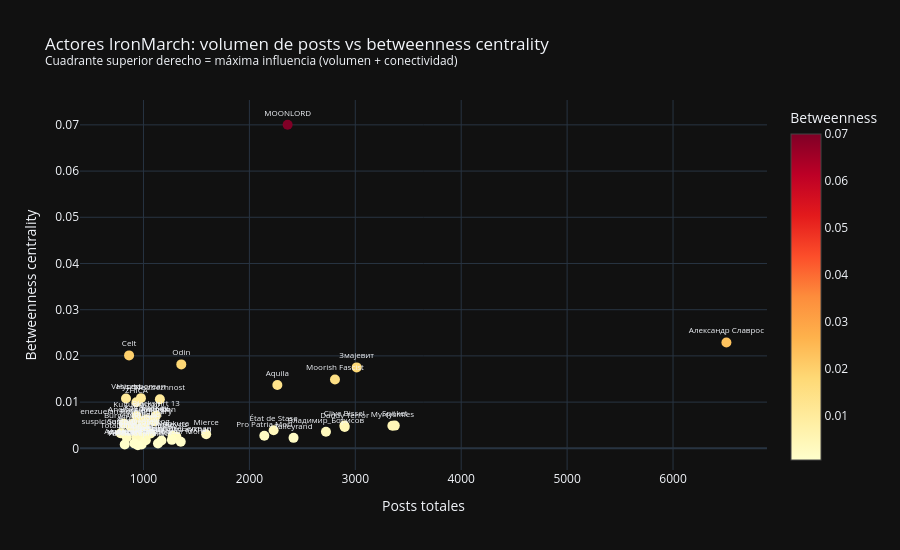

Here is the notebook cell this chart was saved with:
### Code cell
# Visualización: scatter de volumen vs betweenness (los dos ejes de influencia)
if len(actors_table) > 0 and 'betweenness_public' in actors_table.columns:
    plot_df = actors_table.dropna(subset=['betweenness_public']).nlargest(50, 'post_count')

    fig = go.Figure(go.Scatter(
        x=plot_df['post_count'],
        y=plot_df['betweenness_public'],
        mode='markers+text',
        marker=dict(
            size=10,
            color=plot_df['betweenness_public'],
            colorscale='YlOrRd',
            showscale=True,
            colorbar=dict(title='Betweenness'),
        ),
        text=plot_df['username'].fillna('').astype(str),
        textposition='top center',
        textfont=dict(size=8),
        hovertext=plot_df.apply(
            lambda r: f"{r.get('username','')}<br>Posts: {r['post_count']:,}<br>Btw: {r['betweenness_public']:.4f}",
            axis=1
        ),
        hoverinfo='text',
    ))
    fig.update_layout(
        title='Actores IronMarch: volumen de posts vs betweenness centrality<br>'
              '<sup>Cuadrante superior derecho = máxima influencia (volumen + conectividad)</sup>',
        xaxis_title='Posts totales',
        yaxis_title='Betweenness centrality',
        template='plotly_dark',
        height=550,
    )
    fig.show()

### Figure 1 — Plotly figure (JSON) as saved in the notebook; plotly's stock layout.template omitted (floating-point values rounded to 4 significant figures)
{"data": [{"hoverinfo": "text", "hovertext": ["Александр Славрос<br>Posts: 6,504<br>Btw: 0.0229", "Spöket<br>Posts: 3,373<br>Btw: 0.0049", "Myrrysmies<br>Posts: 3,350<br>Btw: 0.0049", "Змајевит<br>Posts: 3,013<br>Btw: 0.0175", "Daddy Terror<br>Posts: 2,900<br>Btw: 0.0046", "Clive Bissel<br>Posts: 2,897<br>Btw: 0.0049", "Moorish Fascist<br>Posts: 2,808<br>Btw: 0.0149", "Владимир_Борисов<br>Posts: 2,723<br>Btw: 0.0036", "Talleyrand<br>Posts: 2,417<br>Btw: 0.0023", "MOONLORD<br>Posts: 2,361<br>Btw: 0.0700", "Aquila<br>Posts: 2,264<br>Btw: 0.0137", "État de Stase<br>Posts: 2,229<br>Btw: 0.0039", "Pro Patria Mori<br>Posts: 2,141<br>Btw: 0.0027", "Mierce<br>Posts: 1,592<br>Btw: 0.0030", "Odin<br>Posts: 1,357<br>Btw: 0.0182", "mengligiraykhan<br>Posts: 1,352<br>Btw: 0.0014", "Raycis<br>Posts: 1,311<br>Btw: 0.0025", "Vinokura<br>Posts: 1,275<br>Btw: 0.0028", "HermannTheGerman<br>Posts: 1,268<br>Btw: 0.0018", "PhalNat<br>Posts: 1,170<br>Btw: 0.0017", "Neizbezhnost<br>Posts: 1,155<br>Btw: 0.0106", "Loved I Not Honour More<br>Posts: 1,137<br>Btw: 0.0010", "Blackshirt 13<br>Posts: 1,118<br>Btw: 0.0071", "Palmer<br>Posts: 1,102<br>Btw: 0.0058", "Богатырь<br>Posts: 1,083<br>Btw: 0.0061", "De Hertog<br>Posts: 1,067<br>Btw: 0.0032", "Kay Kay Kay<br>Posts: 1,028<br>Btw: 0.0063", "Bear<br>Posts: 1,022<br>Btw: 0.0018", "NotEqual<br>Posts: 1,012<br>Btw: 0.0047", "linkingdeath<br>Posts: 1,006<br>Btw: 0.0024", "Another American<br>Posts: 986<br>Btw: 0.0058", "Woman in Black<br>Posts: 983<br>Btw: 0.0009", "Torquemada<br>Posts: 977<br>Btw: 0.0014", "Hyperborean<br>Posts: 976<br>Btw: 0.0109", "AlbaNuadh<br>Posts: 959<br>Btw: 0.0041", "FascistCapitalist<br>Posts: 947<br>Btw: 0.0007", "TotalitarianSocialist<br>Posts: 935<br>Btw: 0.0024", "Kulturkampf<br>Posts: 935<br>Btw: 0.0070", "ZHICA<br>Posts: 933<br>Btw: 0.0100", "Blackshirt<br>Posts: 932<br>Btw: 0.0031", "AmericanFascist<br>Posts: 914<br>Btw: 0.0010", "Rintrah<br>Posts: 897<br>Btw: 0.0053", "Burgermeister<br>Posts: 880<br>Btw: 0.0046", "Celt<br>Posts: 864<br>Btw: 0.0201", "kllш<br>Posts: 843<br>Btw: 0.0024", "Vasiszta<br>Posts: 835<br>Btw: 0.0108", "Mortimer<br>Posts: 823<br>Btw: 0.0008", "Venezuelan Revolutionary<br>Posts: 814<br>Btw: 0.0053", "Sammy<br>Posts: 792<br>Btw: 0.0033", "suspiciouscelerystalk<br>Posts: 784<br>Btw: 0.0033"], "marker": {"color": [0.02291, 0.004918, 0.004868, 0.01751, 0.0046, 0.004928, 0.01488, 0.00357, 0.002264, 0.07003, 0.01369, 0.003903, 0.002719, 0.00304, 0.01816, 0.001428, 0.002511, 0.002767, 0.001828, 0.00168, 0.01062, 0.001042, 0.00708, 0.005789, 0.006124, 0.003195, 0.006261, 0.001759, 0.004719, 0.00242, 0.005795, 0.0008519, 0.001439, 0.01085, 0.00413, 0.0006626, 0.002439, 0.006978, 0.009965, 0.003054, 0.001036, 0.005335, 0.004599, 0.02011, 0.002352, 0.01078, 0.0008092, 0.005343, 0.003273, 0.003273], "colorbar": {"title": {"text": "Betweenness"}}, "colorscale": [[0.0, "rgb(255,255,204)"], [0.125, "rgb(255,237,160)"], [0.25, "rgb(254,217,118)"], [0.375, "rgb(254,178,76)"], [0.5, "rgb(253,141,60)"], [0.625, "rgb(252,78,42)"], [0.75, "rgb(227,26,28)"], [0.875, "rgb(189,0,38)"], [1.0, "rgb(128,0,38)"]], "showscale": true, "size": 10}, "mode": "markers+text", "text": ["Александр Славрос", "Spöket", "Myrrysmies", "Змајевит", "Daddy Terror", "Clive Bissel", "Moorish Fascist", "Владимир_Борисов", "Talleyrand", "MOONLORD", "Aquila", "État de Stase", "Pro Patria Mori", "Mierce", "Odin", "mengligiraykhan", "Raycis", "Vinokura", "HermannTheGerman", "PhalNat", "Neizbezhnost", "Loved I Not Honour More", "Blackshirt 13", "Palmer", "Богатырь", "De Hertog", "Kay Kay Kay", "Bear", "NotEqual", "linkingdeath", "Another American", "Woman in Black", "Torquemada", "Hyperborean", "AlbaNuadh", "FascistCapitalist", "TotalitarianSocialist", "Kulturkampf", "ZHICA", "Blackshirt", "AmericanFascist", "Rintrah", "Burgermeister", "Celt", "kllш", "Vasiszta", "Mortimer", "Venezuelan Revolutionary", "Sammy", "suspiciouscelerystalk"], "textfont": {"size": 8}, "textposition": "top center", "type": "scatter", "x": [6504, 3373, 3350, 3013, 2900, 2897, 2808, 2723, 2417, 2361, 2264, 2229, 2141, 1592, 1357, 1352, 1311, 1275, 1268, 1170, 1155, 1137, 1118, 1102, 1083, 1067, 1028, 1022, 1012, 1006, 986, 983, 977, 976, 959, 947, 935, 935, 933, 932, 914, 897, 880, 864, 843, 835, 823, 814, 792, 784], "y": [0.02291, 0.004918, 0.004868, 0.01751, 0.0046, 0.004928, 0.01488, 0.00357, 0.002264, 0.07003, 0.01369, 0.003903, 0.002719, 0.00304, 0.01816, 0.001428, 0.002511, 0.002767, 0.001828, 0.00168, 0.01062, 0.001042, 0.00708, 0.005789, 0.006124, 0.003195, 0.006261, 0.001759, 0.004719, 0.00242, 0.005795, 0.0008519, 0.001439, 0.01085, 0.00413, 0.0006626, 0.002439, 0.006978, 0.009965, 0.003054, 0.001036, 0.005335, 0.004599, 0.02011, 0.002352, 0.01078, 0.0008092, 0.005343, 0.003273, 0.003273]}], "layout": {"height": 550, "title": {"text": "Actores IronMarch: volumen de posts vs betweenness centrality<br><sup>Cuadrante superior derecho = máxima influencia (volumen + conectividad)</sup>"}, "xaxis": {"title": {"text": "Posts totales"}}, "yaxis": {"title": {"text": "Betweenness centrality"}}}}
